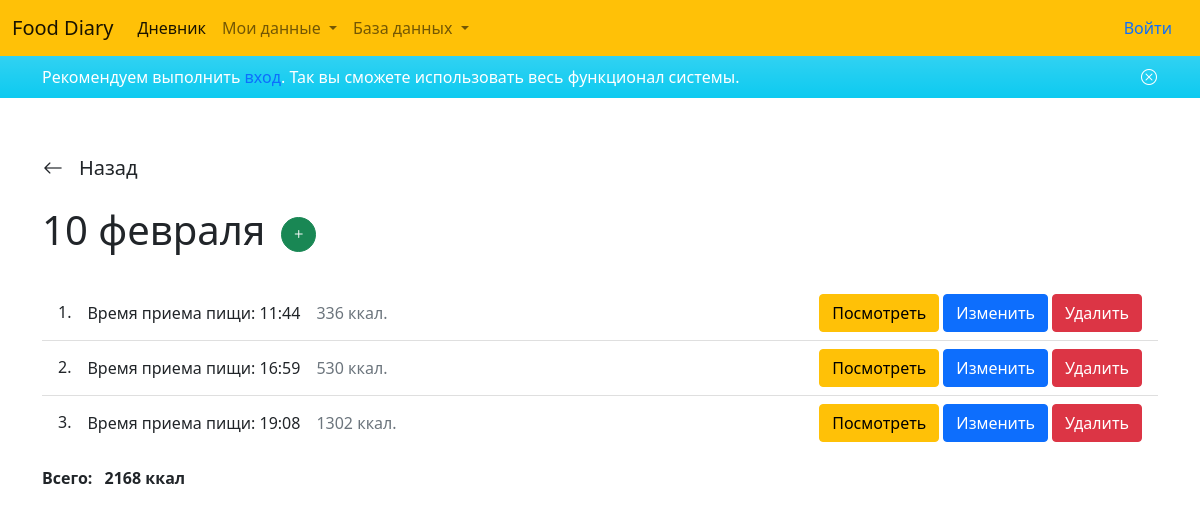
The page /day/9/ on the database its author committed.
### diary/models.py (models this page shows)
class Day(models.Model):
    user = models.ForeignKey(User, null=True, blank=True, related_name='days', on_delete=models.CASCADE)
    date = models.DateField('Дата')
    session_key = models.CharField('Ключ сессии', max_length=40, null=True, blank=True)
    class Meta:
        ordering = ('-date',)

class Meal(models.Model):
    user = models.ForeignKey(User, null=True, blank=True, related_name='meals', on_delete=models.CASCADE)
    session_key = models.CharField('Ключ сессии', max_length=40, null=True, blank=True)
    day = models.ForeignKey(Day, on_delete=models.CASCADE, related_name='meals')
    time = models.TimeField('Время приема пищи', default=timezone.localtime)
    food = models.ManyToManyField('Food', verbose_name='Еда', through='MealFood')
    calories = models.PositiveIntegerField('Калорий всего', default=0)
    class Meta:
        ordering = ('day', 'time')

### diary/views.py (the view)
# urls.py: path('day/<int:id>/', views.DayDetailView.as_view(), name='day_detail'),
class DayDetailView(DetailView):
    template_name = 'diary/days/detail.html'
    def get_object(self):
        return Day.objects.get(id=self.kwargs['id'])
    def get_context_data(self, **kwargs):
        kwargs = super().get_context_data(**kwargs)
        kwargs['form'] = MealForm()
        kwargs['meals'] = kwargs['day'].meals.all()
        kwargs['total_calories'] = kwargs['meals'].aggregate(Sum('calories')).get('calories__sum')
        return kwargs

### diary/templates/diary/days/detail.html (shortened to what this page needs)
{% extends 'base.html' %}
{% block content %}
<main>
    <div class="container">
        <div class="row mt-5">
            <div class="col-12">
                <a href="{% url 'days_list' %}" style="width: fit-content;" class="btn ps-0 mb-3 d-flex align-items-center">
                    <i class="bi bi-arrow-left fs-5"></i>
                    <span class="ms-3 fs-5">Назад</span>
                </a>
            </div>
            <div class="col-12">
                <div class="d-flex align-items-center mb-4">
                    <h1>{{ day.date|date:"j E" }}</h1>
                    <button title="Добавить прием пищи" data-bs-target="#mealModal" data-bs-toggle="modal" class="btn btn-success ms-3 p-1 rounded-circle"
                        style="width: 35px; height: 35px;">
                        <i class="bi bi-plus"></i>
                    </button>
                </div>
            </div>
            <div class="col-12">
                {% if day.meals.count < 1 %}
                    <p>В этом дне пока отсутствуют приемы пищи</p>
                {% else %}
                <ul class="list-group list-group-flush mb-3">
                    {% for meal in meals %}
                        <li
                            class="list-group-item d-flex align-items-center"
                            data-meal-id="{{meal.id}}"
                        >
                            <h6 class="mb-0">{{forloop.counter}}.</h6>
                            <p class="mb-0 ms-3">Время приема пищи: {{meal.time}}</p>
                            <p class="mb-0 ms-3 text-muted">{{meal.calories}} ккал.</p>
                            <a href="#" class="btn btn-warning ms-auto show-meal-info" data-target="#mealInfo">
                                Посмотреть
                            </a>
                            <a href="{% url 'update_meal' meal.id %}" class="btn btn-primary ms-1">
                                Изменить
                            </a>
                            <a href="{% url 'delete_meal' day.id meal.id %}" class="btn btn-danger ms-1">Удалить</a>
                        </li>
                    {% endfor %}
                </ul>
                <p><b>Всего: <span class="ms-2">{{total_calories}} ккал</span></b></p>
                {% endif %}
            </div>
        </div>
    </div>
</main>
{% endblock %}

### rows shown on the page
Day: date "10 февраля"
Meal: time "11:44", calories "336"
Meal: time "16:59", calories "530"
Meal: time "19:08", calories "1302"

### other values the page prints
{{ total_calories }} "2168"
